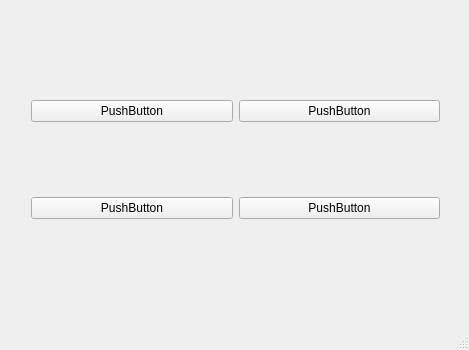
<?xml version="1.0" encoding="UTF-8"?>
<ui version="4.0">
 <class>MainWindow</class>
 <widget class="QMainWindow" name="MainWindow">
  <property name="geometry">
   <rect>
    <x>0</x>
    <y>0</y>
    <width>469</width>
    <height>350</height>
   </rect>
  </property>
  <property name="windowTitle">
   <string>MainWindow</string>
  </property>
  <widget class="QWidget" name="centralwidget">
   <widget class="QStackedWidget" name="stackedWidget">
    <property name="geometry">
     <rect>
      <x>20</x>
      <y>20</y>
      <width>431</width>
      <height>281</height>
     </rect>
    </property>
    <property name="currentIndex">
     <number>0</number>
    </property>
    <widget class="QWidget" name="page">
     <layout class="QGridLayout" name="gridLayout">
      <item row="0" column="0">
       <widget class="QPushButton" name="pushButton">
        <property name="text">
         <string>PushButton</string>
        </property>
       </widget>
      </item>
      <item row="0" column="1">
       <widget class="QPushButton" name="pushButton_2">
        <property name="text">
         <string>PushButton</string>
        </property>
       </widget>
      </item>
      <item row="1" column="0">
       <widget class="QPushButton" name="pushButton_3">
        <property name="text">
         <string>PushButton</string>
        </property>
       </widget>
      </item>
      <item row="1" column="1">
       <widget class="QPushButton" name="pushButton_4">
        <property name="text">
         <string>PushButton</string>
        </property>
       </widget>
      </item>
     </layout>
    </widget>
    <widget class="QWidget" name="page_2">
     <layout class="QHBoxLayout" name="horizontalLayout">
      <item>
       <widget class="QWidget" name="widget" native="true"/>
      </item>
      <item>
       <widget class="QWidget" name="widget_2" native="true">
        <layout class="QVBoxLayout" name="verticalLayout">
         <item>
          <widget class="QLabel" name="label">
           <property name="text">
            <string>TextLabel</string>
           </property>
          </widget>
         </item>
         <item>
          <widget class="QLabel" name="label_2">
           <property name="text">
            <string>TextLabel</string>
           </property>
          </widget>
         </item>
         <item>
          <spacer name="verticalSpacer">
           <property name="orientation">
            <enum>Qt::Vertical</enum>
           </property>
           <property name="sizeHint" stdset="0">
            <size>
             <width>20</width>
             <height>40</height>
            </size>
           </property>
          </spacer>
         </item>
         <item>
          <widget class="QPushButton" name="pushButton_5">
           <property name="text">
            <string>PushButton</string>
           </property>
          </widget>
         </item>
         <item>
          <widget class="QPushButton" name="pushButton_6">
           <property name="text">
            <string>PushButton</string>
           </property>
          </widget>
         </item>
         <item>
          <widget class="QPushButton" name="pushButton_7">
           <property name="text">
            <string>PushButton</string>
           </property>
          </widget>
         </item>
        </layout>
       </widget>
      </item>
     </layout>
    </widget>
   </widget>
  </widget>
  <widget class="QMenuBar" name="menuBar">
   <property name="geometry">
    <rect>
     <x>0</x>
     <y>0</y>
     <width>469</width>
     <height>22</height>
    </rect>
   </property>
  </widget>
  <widget class="QStatusBar" name="statusBar"/>
 </widget>
 <layoutdefault spacing="6" margin="11"/>
 <resources/>
 <connections/>
</ui>
